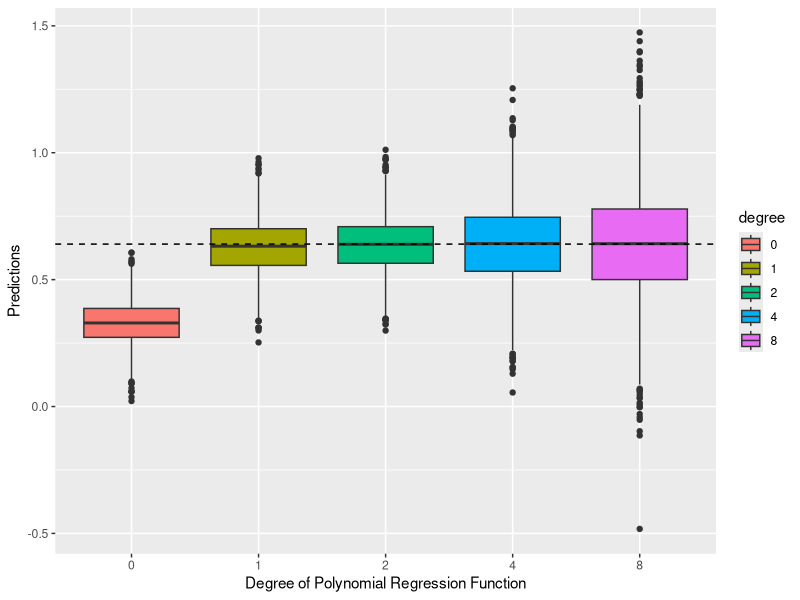
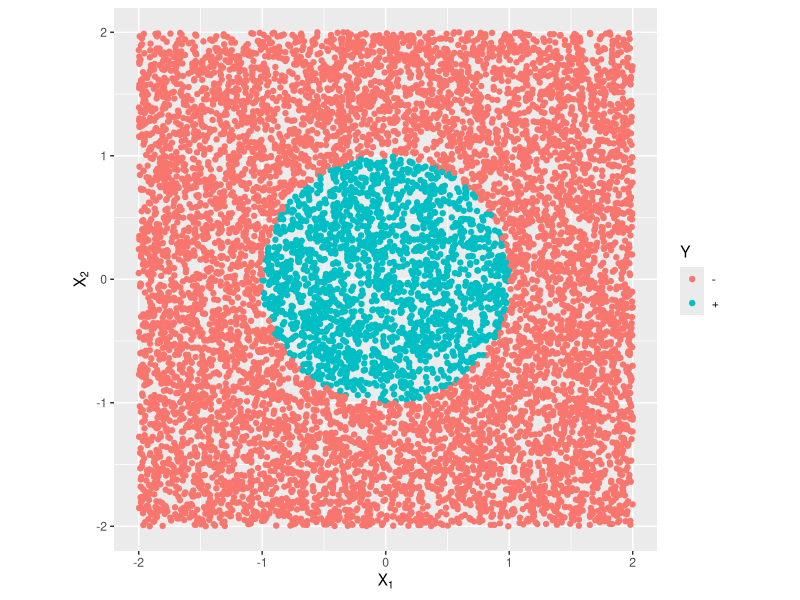
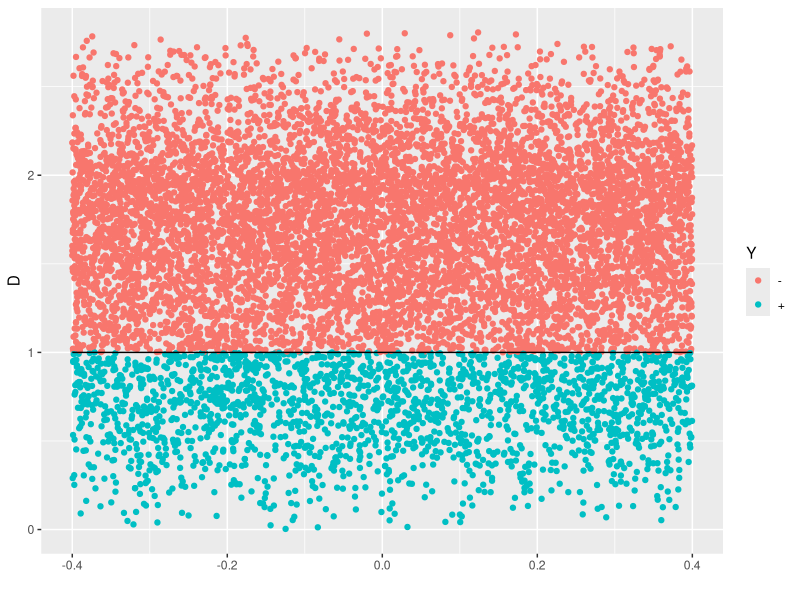

Reproduce these figures in R, in order.
## ---- chunk 1
# CHUNK 1
n <- 50  # sample size of each training set
n_sim <- 3000  # number of rounds of simulation (an important parameter!)
x0 <- 0.8  # predictor value of interest
df.test <- data.frame(x = x0)  # test set of one observation
pred <- matrix(NA, nrow = n_sim, ncol = 5)

set.seed(99)
for (k in 1:n_sim) {
  # simulate the training set of n observations for each round
  x <- runif(n)
  e <- rnorm(n, sd = 0.5)
  y <- x^2 + e  # true model is quadratic
  df.train <- data.frame(x, y)
  
  # fit the five linear models to the training set
  model.0 <- lm(y ~ 1, data = df.train)  # intercept-only model
  model.1 <- lm(y ~ x, data = df.train)  # simple linear regression
  model.2 <- lm(y ~ poly(x, 2), data = df.train)  # quadratic regression
  model.4 <- lm(y ~ poly(x, 4), data = df.train)  # degree 4
  model.8 <- lm(y ~ poly(x, 8), data = df.train)  # degree 8
  
  # calculate the predicted value for each linear model
  pred[k, 1] <- predict(model.0, newdata = df.test)
  pred[k, 2] <- predict(model.1, newdata = df.test)
  pred[k, 3] <- predict(model.2, newdata = df.test)
  pred[k, 4] <- predict(model.4, newdata = df.test)
  pred[k, 5] <- predict(model.8, newdata = df.test)
}

y0 <- x0^2 + rnorm(n_sim, sd = 0.5)  # random target of prediction
## ---- chunk 2
# CHUNK 2
# Combine the predicted values of the five models
# as a single vector for plotting purposes
pred.all <- c(pred[, 1], pred[, 2], pred[, 3], pred[, 4], pred[, 5])
degree <- as.factor(rep(c(0, 1, 2, 4, 8), each = n_sim))
dat <- data.frame(degree, pred.all)

library(ggplot2)
ggplot(dat, aes(x = degree, y = pred.all, fill = degree)) +
  geom_boxplot() +
  geom_hline(yintercept = x0^2, linetype = "dashed") +
  labs(x = "Degree of Polynomial Regression Function", y = "Predictions")
## ---- chunk 3
# CHUNK 3
bias <- Var <- test.error <- rep(NA, 5)

# Simulation estimate of the squared bias
print("Squared Bias")
for (j in 1:5) {
  bias[j] <- (mean(pred[, j]) - x0^2)^2
  print(bias[j])
}

# Simulation estimate of the variance
print("Variance")
for (j in 1:5) {
  Var[j] <- mean((pred[, j] - mean(pred[, j]))^2)
  print(Var[j])
}

# Simulation estimate of the test error
print("Test MSE")
for (j in 1:5) {
  test.error[j] <- mean((y0 - pred[, j])^2)
  print(test.error[j])
}
## ---- chunk 4
# CHUNK 4
set.seed(10)
X1 <- runif(10000, -2, 2)
X2 <- runif(10000, -2, 2)
Y <- ifelse(sqrt(X1^2 + X2^2) < 1, "+", "-")  # target variable
Df <- data.frame(X1, X2, Y)

library(ggplot2)
ggplot(data = Df, aes(x = X1, y = X2, color = Y)) +
  geom_point() +
  coord_fixed() +
  labs(x = expression(X[1]), y = expression(X[2]))
## ---- chunk 5
# CHUNK 5
Df$D <- sqrt(Df$X1^2 + Df$X2^2)  # create the distance variable

ggplot(data = Df, aes(x = 0, y = D, color = Y)) +
  geom_point(position = "jitter") +
  annotate("segment", x = -0.4, xend = 0.4, y = 1, yend = 1) +
  labs(x = "")
